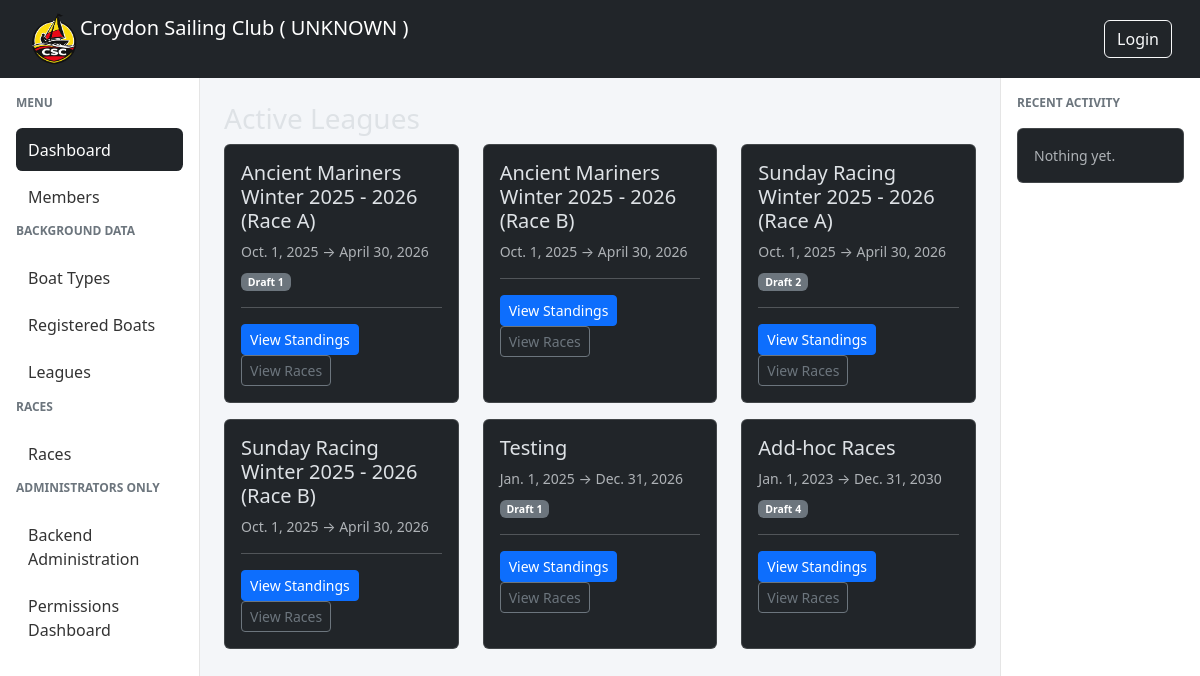
/dashboard, run on the app's committed database.
### races/models.py (models this page shows, shortened)
class League(models.Model):
    name = models.CharField(max_length=200, unique=True)
    description = models.CharField(max_length=200, blank=True)
    date_from = models.DateField(help_text='The first date a race can be added to this league')
    date_to = models.DateField(help_text='The last date a race can be added to this league')

### races/views.py (the view, shortened to what this page needs)
# urls.py: path("dashboard", active_leagues, name="dashboard"),
def active_leagues(request):
    today = now().date()
    leagues = (
        League.objects
        .filter(date_from__lte=today, date_to__gte=today)
        .annotate(
            draft_count=Count("races", filter=Q(races__status="draft")),
            open_count=Count("races", filter=Q(races__status="open")),
            running_count=Count("races", filter=Q(races__status="running")),
            finished_count=Count("races", filter=Q(races__status="finished")),
            verified_count=Count("races", filter=Q(races__status="verified")),
            locked_count=Count("races", filter=Q(races__status="locked")),
        )
        .order_by("date_to")
    )
    return render(request, "races/active_leagues.html", {
        "leagues": leagues,
    })

### csc_manager/context_processors.py (called while the page is built)
def template_settings(request):
    return {
        name: getattr(settings, name)
        for name in getattr(settings, "TEMPLATE_VISIBLE_SETTINGS", [])
    }

### races/templates/races/active_leagues.html (shortened to what this page needs)
{% extends "base.html" %}
{% block content %}
<h3>Active Leagues</h3>
<div class="row">
{% for league in leagues %}
    <div class="col-md-4 mb-3">
        <div class="card h-100">
            <div class="card-body">
                <h5>{{ league.name }}</h5>
                <div class="text-muted small mb-2">
                    {{ league.date_from }} → {{ league.date_to }}
                </div>
                <div class="small mt-2">
                    {% if league.draft_count %}
                        <a href="{% url 'races-list' %}?league={{ league.id }}&status=draft"
                            class="badge bg-secondary text-decoration-none">
                            Draft {{ league.draft_count }}
                        </a>
                    {% endif %}
                </div>
                <hr>
                <a href="{% url 'league-table' league.pk %}"
                   class="btn btn-primary btn-sm">
                    View Standings
                </a>
                <a href="{% url 'races-list' %}?league={{ league.id }}"
                    class="btn btn-outline-secondary btn-sm">
                    View Races
                </a>
            </div>
        </div>
    </div>
{% empty %}
    <div class="text-muted">
        No active leagues today.
    </div>
{% endfor %}
</div>
{% endblock %}

### csc_manager/templates/base.html (style rules this page uses)
body { background-color: #f4f6f9; }

### data on the page
League: name "Ancient Mariners Winter 2025 - 2026 (Race A)", date_from "Oct. 1, 2025", date_to "April 30, 2026", draft_count "1"
League: name "Ancient Mariners Winter 2025 - 2026 (Race B)", date_from "Oct. 1, 2025", date_to "April 30, 2026"
League: name "Sunday Racing Winter 2025 - 2026 (Race A)", date_from "Oct. 1, 2025", date_to "April 30, 2026", draft_count "2"
League: name "Sunday Racing Winter 2025 - 2026 (Race B)", date_from "Oct. 1, 2025", date_to "April 30, 2026"
League: name "Testing", date_from "Jan. 1, 2025", date_to "Dec. 31, 2026", draft_count "1"
League: name "Add-hoc Races", date_from "Jan. 1, 2023", date_to "Dec. 31, 2030", draft_count "4"

### other printed values
{{ ENVIRONMENT }} "UNKNOWN"
